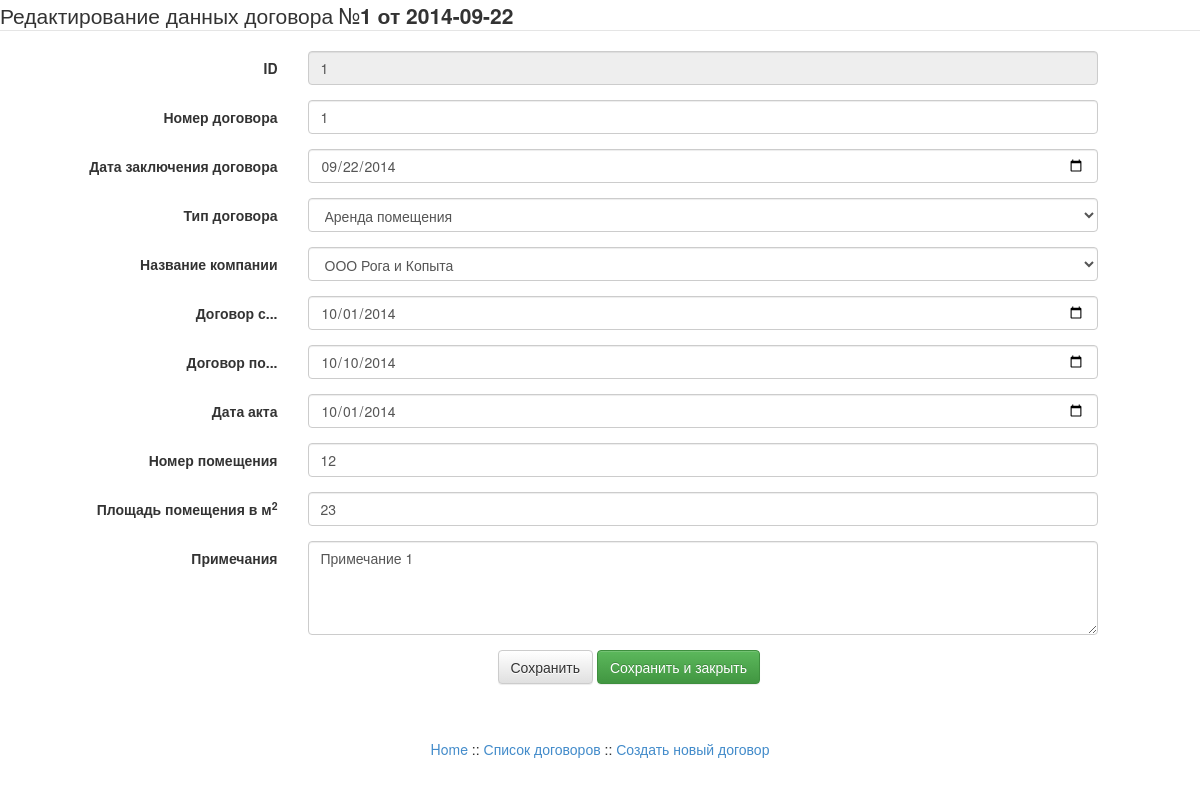
Screenshot of /contract/dogovor.php?id=1 with the database file from the repository.
### tables this page shows
CREATE TABLE IF NOT EXISTS `contract` (
  `c_id` int(10) unsigned NOT NULL AUTO_INCREMENT,
  `c_nomer` text NOT NULL,
  `c_date` date NOT NULL,
  `c_date-s` date NOT NULL,
  `c_date-po` date NOT NULL,
  `c_date-akt` date NOT NULL,
  `c_number` text NOT NULL,
  `c_m2` text NOT NULL,
  `c_id_type_dog` int(5) NOT NULL,
  `c_company_id` int(5) NOT NULL,
  `c_prim` text NOT NULL,
  PRIMARY KEY (`c_id`)
);

CREATE TABLE IF NOT EXISTS `type_contract` (
  `tc_id` int(5) unsigned NOT NULL AUTO_INCREMENT,
  `tc_type` text NOT NULL,
  PRIMARY KEY (`tc_id`)
);

CREATE TABLE IF NOT EXISTS `firms` (
  `f_id` int(8) unsigned NOT NULL AUTO_INCREMENT,
  `f_id_type` int(5) NOT NULL,
  `f_inn` text NOT NULL,
  `f_kpp` text NOT NULL,
  `f_ogrn` text NOT NULL,
  `f_name` text NOT NULL,
  `f_address` text NOT NULL,
  `f_director` text NOT NULL,
  `f_director_io` text NOT NULL,
  `f_director_r` text NOT NULL,
  `f_passport` text NOT NULL,
  `f_tel` text NOT NULL,
  `f_mail` text NOT NULL,
  `f_fax` text NOT NULL,
  `f_requisites` text NOT NULL,
  `f_agreement` text NOT NULL,
  `f_notes` text NOT NULL,
  `f_problem` BOOLEAN NOT NULL,
  `f_mail_s` BOOLEAN NOT NULL,
  `f_mail_s_s` date NOT NULL,
  `f_mail_s_e` date NOT NULL,
  `f_mail_s_checked` BOOLEAN NOT NULL, 
  PRIMARY KEY (`f_id`)
);

### contract/dogovor.php (the view, shortened to what this page needs)
<!DOCTYPE html>
<html lang="ru">
    <head>
		<link rel="stylesheet" href="../css/bootstrap.min.css">
		<link rel="stylesheet" href="../css/bootstrap-theme.min.css">
	</head>
<body>
<?php
	require_once '../login.php';
	$link = mysqli_connect($host, $user, $password, $db);
	$idset=$_REQUEST['id'];
	$query = "SELECT * FROM `contract` JOIN `firms` ON `contract`.`c_company_id` = `firms`.`f_id`
	WHERE  `contract`.`c_id`='$idset'";
	$result = mysqli_query($link, $query);
	$query2 = "SELECT `firms`.`f_id` , `firms`.`f_name`
	FROM `firms`";
	$result2 = mysqli_query($link, $query2);
	$query_type = "SELECT `type_contract`.`tc_id` , `type_contract`.`tc_type`
	FROM `type_contract`";
	$result_type = mysqli_query($link, $query_type);
	$row = mysqli_fetch_array($result, MYSQLI_ASSOC);
	echo '<form class="form-horizontal" role="form" action="update-dogovor.php" method="post">
	<legend>Редактирование данных договора №<strong>'.$row['c_nomer'].' от '.$row['c_date'].'</strong></legend>
	<div class="form-group">
		<label class="col-sm-3 control-label">ID</label>
		<div class="col-sm-8">
			<input readonly class="form-control" name="id" value="'.$row['c_id'].'">
		</div>
	</div>
	<div class="form-group">
		<label class="col-sm-3 control-label">Номер договора</label>
		<div class="col-sm-8">
			<input required title="Введите номер договора" placeholder="Введите номер договора" class="form-control" name="nomer" value="'.$row['c_nomer'].'">
		</div>
	</div>
	<div class="form-group">
		<label class="col-sm-3 control-label">Дата заключения договора</label>
		<div class="col-sm-8">
			<input required type="date" class="form-control" title="Введите дату заключения договора" name="date" max="2020-01-01" min="2000-01-01" value="'.$row['c_date'].'">
		</div>
	</div>
	<div class="form-group">
		<label class="col-sm-3 control-label">Тип договора</label>
		<div class="col-sm-8">
			<select class="form-control" name="id_type_dog">';
				while ($row_type = mysqli_fetch_array($result_type, MYSQLI_ASSOC)) {
					echo '<option value="'.$row_type['tc_id'].'"';
					if ($row_type['tc_id']==$row['c_id_type_dog']) echo ' selected ';
					echo '>' . $row_type['tc_type'] . '</option>';
				}
	echo '
			</select>
		</div>
	</div>
	<div class="form-group">
		<label class="col-sm-3 control-label">Название компании</label>
		<div class="col-sm-8">
			<select class="form-control" name="name">';
			while ($row2 = mysqli_fetch_array($result2, MYSQLI_ASSOC)) {
		echo '<option value="'.$row2['f_id'].'"';
		if ($row2['f_id']==$row['c_company_id']) echo ' selected ';
		echo ' >' . $row2['f_name'] . '</option>';
	}
	echo '
			</select>
		</div>
	</div>
	<div class="form-group">
		<label class="col-sm-3 control-label">Договор с...</label>
		<div class="col-sm-8">
			<input required type="date" class="form-control" title="Договор действителен с..." name="date-s" max="2020-01-01" min="2000-01-01" value="'.$row['c_date-s'].'">
		</div>
	</div>
	<div class="form-group">
		<label class="col-sm-3 control-label">Договор по...</label>
		<div class="col-sm-8">
			<input required type="date" class="form-control" title="Договор действителен до..." name="date-po" max="2020-01-01" min="2000-01-01" value="'.$row['c_date-po'].'">
		</div>
	</div>
	<div class="form-group">
		<label class="col-sm-3 control-label">Дата акта</label>
		<div class="col-sm-8">
			<input required type="date" class="form-control" title="Дата акта" name="date-akt" max="2020-01-01" min="2000-01-01" value="'.$row['c_date-akt'].'">
		</div>
	</div>
	<div class="form-group">
		<label class="col-sm-3 control-label">Номер помещения</label>
		<div class="col-sm-8">
			<input class="form-control" title="Номер помещения" placeholder="Введите номер помещения" name="number" value="'.$row['c_number'].'">
		</div>
	</div>
	<div class="form-group">
		<label class="col-sm-3 control-label">Площадь помещения в м<sup>2</sup></label>
		<div class="col-sm-8">
			<input class="form-control" title="Номер помещения" placeholder="Введите номер помещения" name="m2" value="'.$row['c_m2'].'">
		</div>
	</div>
	<div class="form-group">
		<label class="col-sm-3 control-label">Примечания</label>
		<div class="col-sm-8">
			<textarea class="form-control" title="Примечания" placeholder="Укажите примечания" name="prim" rows="4">'.$row['c_prim'].'</textarea>
		</div>
	</div>
	<div class="form-group">
		<div class="col-sm-offset-5">
			<input type="hidden" name="id" value="'.$row['c_id'].'">
			<button type="submit" class="btn btn-default" name="button" value="save">Сохранить</button>
			<button type="submit" class="btn btn-success" name="button" value="close">Сохранить и закрыть</button>
		</div>
	</div>
</form>
';
	echo '
<br /><br />
<div class="text-center">
	<a href="../index.php">Home</a> :: <a href="dogovora.php">Список договоров</a> :: <a href="new-dogovor.php">Создать новый договор</a>
</div>
';
?>
</body>
</html>

### rows the page displays
contract: c_nomer "1", c_date "2014-09-22", id "1", nomer "1", date "09/22/2014", id_type_dog "Аренда помещения", name "ООО Рога и Копыта", date-s "10/01/2014", date-po "10/10/2014", date-akt "10/01/2014", number "12", m2 "23", prim "Примечание 1"
